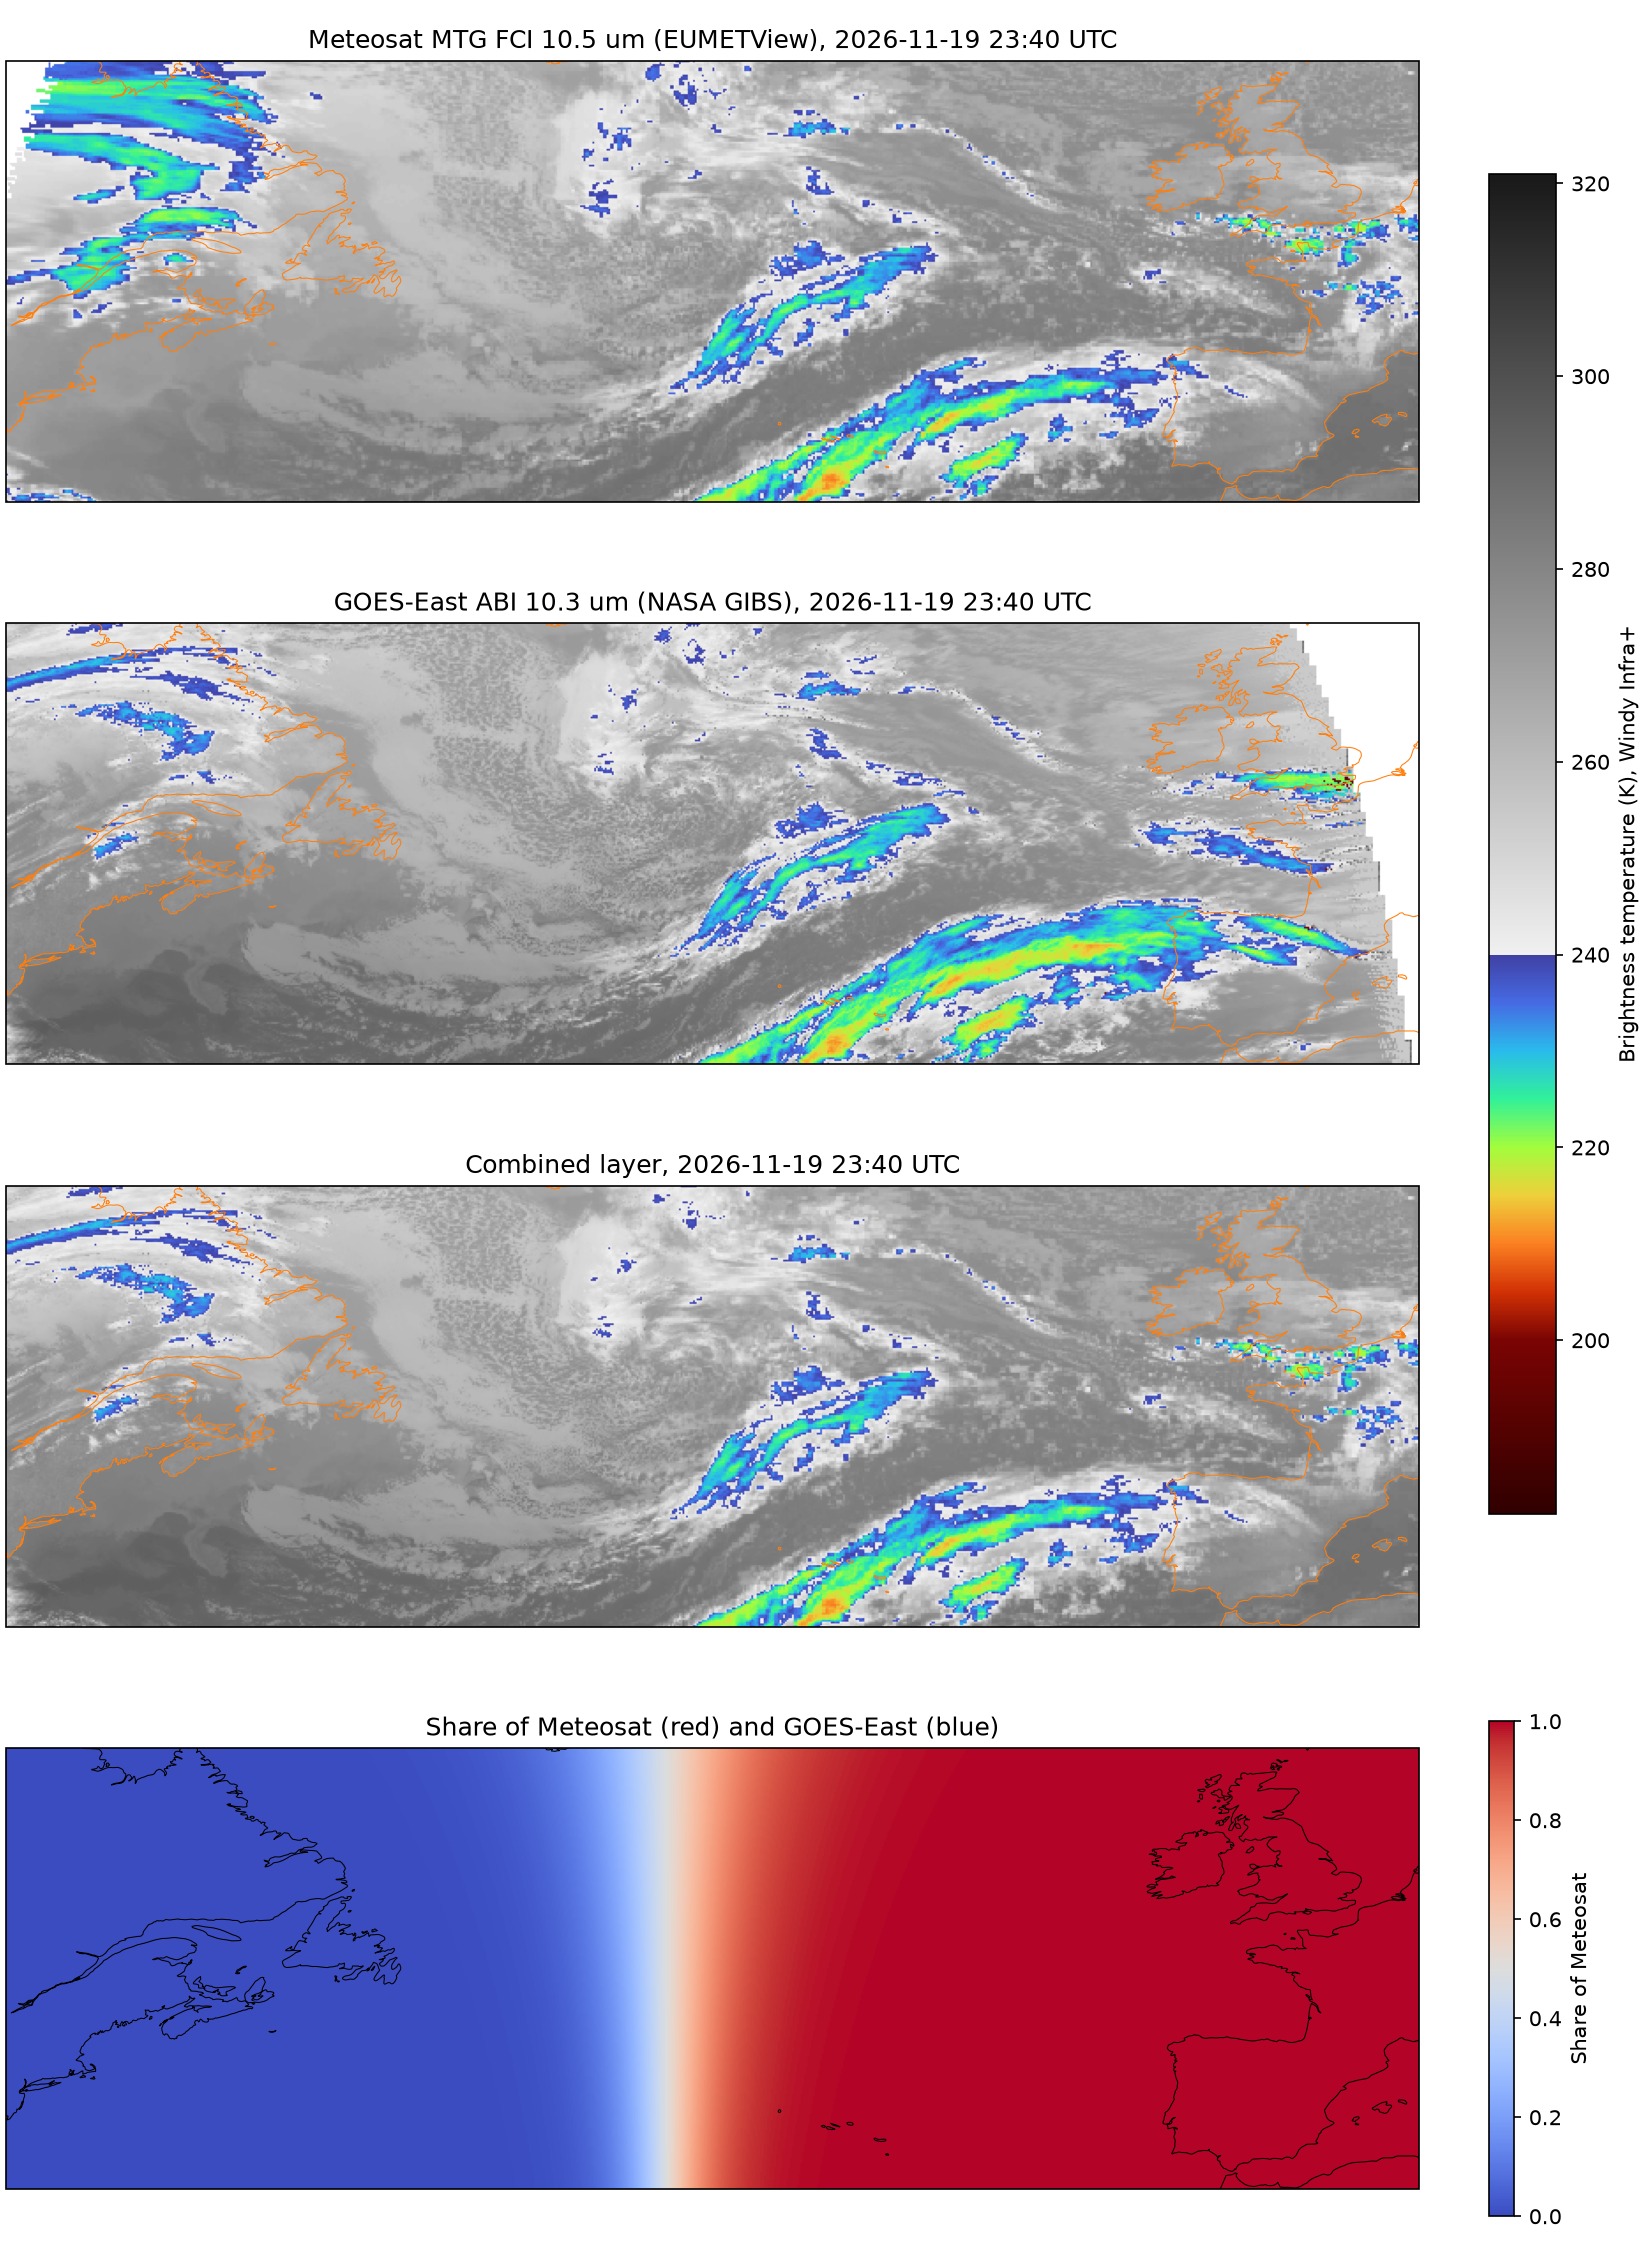

Write the Python code that produced this figure.
# -*- coding: utf-8 -*-
"""
One continuous cloud layer over the North Atlantic, from two geostationary satellites.

Meteosat (MTG FCI at 0 deg, from EUMETView) sees Europe and the eastern Atlantic,
GOES-East (at 75.2 W, from NASA GIBS) the Americas and the western Atlantic.
Both are rendered by their map service with their own colours; Architeuthis turns
these back into one common scale and joins them where each satellite sees the most
directly, blended over a few degrees along the seam.

The channels to download are chosen as the variables of a forecast, with
`channels`:

- "ir": the infrared, day and night, brightness temperatures in K;
- "visible": the visible, by day only, a brightness from 0 to 1, the levels of
  GOES matched to those of Meteosat along the seam, image by image.

How they look is chosen when drawing, with `image(time, channel, colormap=...)`
and the colour scales of Windy (toolbox/windy_colormaps.py): "infra" (Infra+,
the default of the infrared) or "blue" (Blue, white clouds over a transparent
clear sky) for "ir", "visible" for "visible".

`resolution` sets the size of the downloaded images, hence their time. Over the
whole North Atlantic, 0.05 deg (1600 x 500 pixels) takes about a second an image,
four at a time. A zoom is downloaded on its own at 0.01 deg, all the detail of
the visible (DETAIL_RESOLUTIONS), quick as well over a small box; and
`image(scale=4)` draws each of its pixels as 4 x 4 smoothly interpolated ones.

The script loads the infrared of the last hours every 10 min, and both channels
around the latest midday over the Atlantic and over the zoom. It checks that both satellites agree
where they overlap, draws each source and the combined layer, the three colour
scales at the same time, a zoom at native and smoothed resolution, the clouds
over a map, and writes the animation that a map layer of ui.py would show.

Needs no credentials. Run from the repository root, cell by cell (#%%) or as a
script. Writes cloud_imagery.png, cloud_imagery_colormaps.png,
cloud_imagery_zoom.png, cloud_imagery_map.png and cloud_imagery.gif to the
current folder.

Created on Thu Nov 19 2026

@author: jrich
"""

import numpy as np
import pandas as pd
import matplotlib.pyplot as plt
import cartopy.crs as ccrs
import cartopy.feature as cfeature

from architeuthis.satellite import GeostationaryImagery
from architeuthis.toolbox.image_utils import save_animation
from architeuthis.toolbox.windy_colormaps import get_satellite_cmap

# A crossing from Brittany to Saint-Pierre-et-Miquelon and New York
domain = {"min_lon": -75.0, "max_lon": 5.0, "min_lat": 35.0, "max_lat": 60.0}
# domain = {"min_lon": -64.0, "max_lon": -48.5, "min_lat": 41.0, "max_lat": 51.5}  # Saint-Pierre only, GOES-East alone
# domain = {"min_lon": -20.0, "max_lon": 10.0, "min_lat": 40.0, "max_lat": 55.0}  # France and Biscay, Meteosat alone

# Infrared: the last 3 hours, every 10 min. GIBS is about an hour behind
# EUMETView, and only the times both have are kept, so the latest image is
# about an hour old.
now = pd.Timestamp("now", tz="UTC")
end = now
start = end - pd.Timedelta(hours=3)
# start, end = "2026-11-19 12:00Z", "2026-11-19 15:00Z"

# Daylight: 3 hours around the latest midday over the mid-Atlantic (14 UTC),
# at least an hour ago so that GIBS has it, for the visible
midday = now.floor("1D") + pd.Timedelta(hours=14)
if midday > now - pd.Timedelta(hours=2, minutes=30):
    midday -= pd.Timedelta(days=1)
visible_start, visible_end = midday - pd.Timedelta(hours=1.5), midday + pd.Timedelta(hours=1.5)

resolution = 0.1  # deg, about 5 km: 1600 x 500 pixels here, about 1 s an image
# resolution = 0.05  # deg, about 5 km: 1600 x 500 pixels here, about 1 s an image
# resolution = 0.02  # deg, all the detail of the infrared: 4000 x 1250 pixels, 2-3 s an image
# resolution = 0.01  # deg, all the detail of the infrared: 4000 x 1250 pixels, 2-3 s an image
native_resolution = "finest"  # server layers: MTG FCI on EUMETView (1 km IR, 0.5 km visible)
# native_resolution = "coarsest"  # MSG SEVIRI on EUMETView (3 km, every 15 min); GIBS has one layer per channel
time_step = None  # every image; "30min" or "1h" for fewer
clear_sky = 275.0  # K: warmer pixels fade out of the cloud layer

# A zoom on Saint-Pierre-et-Miquelon and the south of Newfoundland, at the
# resolution of the visible: 800 x 500 pixels, as quick as the whole domain
zoom_domain = {"min_lon": -60.0, "max_lon": -52.0, "min_lat": 44.0, "max_lat": 49.0}
zoom_box = tuple(zoom_domain.values())  # min_lon, max_lon, min_lat, max_lat
zoom_resolution = 0.01  # deg
zoom_scale = 4  # each pixel drawn as 4 x 4 interpolated ones

#%% INFRARED: COMBINED LAYER

clouds = GeostationaryImagery(
    "clouds", start, end, resolution=resolution, time_step=time_step, channels="ir",
    native_resolution=native_resolution, **domain,
)
# clouds = GeostationaryImagery("clouds", start, end, resolution=resolution, complete=False, **domain)  # every time of either satellite
clouds.load_data()

times = clouds.times()
print(f"Infrared: {len(times)} images from {times[0]:%d %H:%M} to {times[-1]:%d %H:%M} UTC, sources {list(clouds.data.source.values)}")

#%% INFRARED: BOTH SATELLITES ON THE SAME SCALE

# Where both see the ocean (50 W to 20 W), their temperatures should agree
meteosat, goes = clouds.loaded
overlap = {"longitude": slice(-50.0, -20.0)}
a = meteosat.data["bt"].sel(valid_time=clouds.data.valid_time, **overlap).values.ravel()
b = goes.data["bt"].sel(valid_time=clouds.data.valid_time, **overlap).values.ravel()
both = np.isfinite(a) & np.isfinite(b)
difference = b[both] - a[both]
print(
    f"GOES-East minus Meteosat over {both.sum()} pixels: median {np.median(difference):+.1f} K, "
    f"median absolute deviation {np.median(np.abs(difference - np.median(difference))):.1f} K"
)

#%% DAYLIGHT: BOTH CHANNELS

daylight = GeostationaryImagery(
    "daylight", visible_start, visible_end, resolution=resolution, time_step=time_step,
    channels=["ir", "visible"], native_resolution=native_resolution, **domain,
)
# daylight = GeostationaryImagery("daylight", visible_start, visible_end, channels="visible", **domain)  # the visible only
daylight.load_data()

visible_times = daylight.times()
print(f"Daylight: {len(visible_times)} images from {visible_times[0]:%d %H:%M} to {visible_times[-1]:%d %H:%M} UTC, variables {daylight.variables}")
# GOES levels put on those of Meteosat: they change with the sun
gain = daylight.data["gain"].sel(channel="visible").isel(source=1).values
print(f"Visible levels of GOES-East matched to Meteosat: gain from {gain.min():.2f} to {gain.max():.2f}")

#%% FIGURE: EACH SOURCE AND THE COMBINED LAYER

extent = [domain["min_lon"], domain["max_lon"], domain["min_lat"], domain["max_lat"]]
latest = times[-1]


def colour_bar(fig, axes, colormap, label):
    """A colour bar of a colour scale beside some axes."""
    colormap, norm = get_satellite_cmap(colormap)
    fig.colorbar(plt.cm.ScalarMappable(norm=norm, cmap=colormap), ax=axes, shrink=0.8, label=label)


# One panel per row: the domain is about three times wider than tall
fig, axes = plt.subplots(4, 1, figsize=(11, 15), subplot_kw={"projection": ccrs.PlateCarree()}, layout="constrained")
panels = [
    (meteosat, "Meteosat MTG FCI 10.5 um (EUMETView)"),
    (goes, "GOES-East ABI 10.3 um (NASA GIBS)"),
    (clouds, "Combined layer"),
]
for ax, (imagery, title) in zip(axes, panels):
    ax.imshow(imagery.image(latest), extent=extent, origin="upper", transform=ccrs.PlateCarree())
    ax.coastlines(linewidth=0.5, color="tab:orange")
    ax.set_extent(extent, crs=ccrs.PlateCarree())
    ax.set_title(f"{title}, {latest:%Y-%m-%d %H:%M} UTC")
colour_bar(fig, axes[:3], "infra", "Brightness temperature (K), Windy Infra+")

# The share of Meteosat in each pixel: the seam where both satellites see alike
share = axes[3].imshow(
    clouds.data["weight"].isel(source=0).values[::-1], extent=extent, origin="upper",
    cmap="coolwarm", vmin=0.0, vmax=1.0, transform=ccrs.PlateCarree(),
)
axes[3].coastlines(linewidth=0.5)
axes[3].set_extent(extent, crs=ccrs.PlateCarree())
axes[3].set_title("Share of Meteosat (red) and GOES-East (blue)")
fig.colorbar(share, ax=axes[3], shrink=0.9, label="Share of Meteosat")
fig.savefig("cloud_imagery.png", dpi=150)

#%% FIGURE: THE COLOUR SCALES AT MIDDAY

# Two channels, three colour scales, chosen when drawing
fig, axes = plt.subplots(3, 1, figsize=(11, 11.5), subplot_kw={"projection": ccrs.PlateCarree()}, layout="constrained")
midday_image = visible_times[len(visible_times) // 2]
panels = [
    ("ir", "infra", "Infrared, Windy Infra+", "Brightness temperature (K)"),
    ("ir", "blue", "Infrared, Windy Blue", "Brightness temperature (K)"),
    ("visible", "visible", "Visible", "Brightness"),
]
for ax, (channel, colormap, title, label) in zip(axes, panels):
    if colormap == "blue":
        # Clear sky is transparent: the map shows through, as on Windy
        ax.add_feature(cfeature.OCEAN, color="#1f4e79")
        ax.add_feature(cfeature.LAND, color="#6b8e4e")
    ax.imshow(daylight.image(midday_image, channel, colormap=colormap), extent=extent, origin="upper", transform=ccrs.PlateCarree())
    ax.coastlines(linewidth=0.5, color="tab:orange")
    ax.set_extent(extent, crs=ccrs.PlateCarree())
    ax.set_title(f"{title}, {midday_image:%Y-%m-%d %H:%M} UTC")
    colour_bar(fig, ax, colormap, label)
fig.savefig("cloud_imagery_colormaps.png", dpi=150)

#%% ZOOM: BOTH CHANNELS AT FINE RESOLUTION

zoom = GeostationaryImagery(
    "zoom", visible_start, visible_end, resolution=zoom_resolution, time_step="1h",
    channels=["ir", "visible"], native_resolution=native_resolution, **zoom_domain,
)
zoom.load_data()

#%% FIGURE: A ZOOM, FROM COARSE TO SMOOTH

# The same box: cut out of the whole domain, downloaded on its own at fine
# resolution, and that drawn 4 times finer. The values are interpolated
# before being coloured, so the 240 K step of Infra+ stays sharp.
zoom_extent = zoom.extent()
fig, axes = plt.subplots(2, 3, figsize=(16, 7.5), subplot_kw={"projection": ccrs.PlateCarree()}, layout="constrained")
for row, (channel, colormap) in enumerate([("visible", "visible"), ("ir", "infra")]):
    columns = [
        (daylight, {"box": zoom_box}, daylight.extent(zoom_box), f"{resolution:g} deg, whole domain"),
        (zoom, {}, zoom_extent, f"{zoom_resolution:g} deg, zoom"),
        (zoom, {"scale": zoom_scale}, zoom_extent, f"{zoom_resolution:g} deg x{zoom_scale}, bilinear"),
    ]
    for ax, (imagery, options, extent_, label) in zip(axes[row], columns):
        image = imagery.image(midday_image, channel, colormap=colormap, **options)
        # Each pixel as it is: no smoothing by matplotlib
        ax.imshow(image, extent=extent_, origin="upper", interpolation="nearest", transform=ccrs.PlateCarree())
        ax.coastlines(resolution="10m", linewidth=0.6, color="tab:orange")
        ax.set_extent(zoom_extent, crs=ccrs.PlateCarree())
        ax.set_title(f"{channel.capitalize()}, {label}: {image.shape[1]} x {image.shape[0]}")
fig.suptitle(f"Saint-Pierre-et-Miquelon, {midday_image:%Y-%m-%d %H:%M} UTC")
fig.savefig("cloud_imagery_zoom.png", dpi=150)

#%% FIGURE: THE CLOUD LAYER OVER A MAP

fig = plt.figure(figsize=(12, 5))
ax = fig.add_subplot(projection=ccrs.PlateCarree())
ax.add_feature(cfeature.OCEAN, color="#1f4e79")
ax.add_feature(cfeature.LAND, color="#6b8e4e")
# Windy Blue: clear sky above 290 K transparent, translucent clouds to 250 K
ax.imshow(clouds.image(latest, "ir", colormap="blue"), extent=extent, origin="upper", transform=ccrs.PlateCarree())
ax.set_extent(extent, crs=ccrs.PlateCarree())
ax.set_title(f"Clouds in Windy Blue, {latest:%Y-%m-%d %H:%M} UTC")
fig.savefig("cloud_imagery_map.png", dpi=150, bbox_inches="tight")

#%% ANIMATION

# The frames a map layer would show, in Infra+ with the clear sky faded out
frames = [clouds.image(index, "ir", colormap="infra", transparent_above=clear_sky) for index in range(len(times))]
save_animation(frames, "cloud_imagery.gif", duration=300)
print(f"cloud_imagery.gif: {len(frames)} frames of {frames[0].shape[1]} x {frames[0].shape[0]} pixels")

plt.show()
